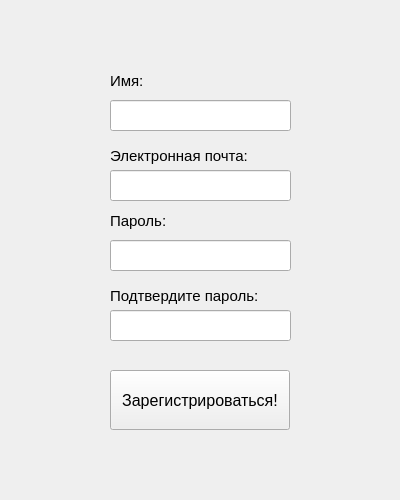
<?xml version="1.0" encoding="UTF-8"?>
<ui version="4.0">
 <class>registration_window</class>
 <widget class="QWidget" name="registration_window">
  <property name="geometry">
   <rect>
    <x>0</x>
    <y>0</y>
    <width>400</width>
    <height>500</height>
   </rect>
  </property>
  <property name="minimumSize">
   <size>
    <width>400</width>
    <height>500</height>
   </size>
  </property>
  <property name="maximumSize">
   <size>
    <width>400</width>
    <height>500</height>
   </size>
  </property>
  <property name="windowTitle">
   <string>Form</string>
  </property>
  <widget class="QLabel" name="name_label">
   <property name="geometry">
    <rect>
     <x>110</x>
     <y>70</y>
     <width>181</width>
     <height>21</height>
    </rect>
   </property>
   <property name="font">
    <font>
     <pointsize>11</pointsize>
    </font>
   </property>
   <property name="text">
    <string>Имя:</string>
   </property>
  </widget>
  <widget class="QLineEdit" name="name_input">
   <property name="geometry">
    <rect>
     <x>110</x>
     <y>100</y>
     <width>181</width>
     <height>31</height>
    </rect>
   </property>
  </widget>
  <widget class="QLabel" name="email_label">
   <property name="geometry">
    <rect>
     <x>110</x>
     <y>140</y>
     <width>181</width>
     <height>31</height>
    </rect>
   </property>
   <property name="font">
    <font>
     <pointsize>11</pointsize>
    </font>
   </property>
   <property name="text">
    <string>Электронная почта:</string>
   </property>
  </widget>
  <widget class="QLineEdit" name="email_input">
   <property name="geometry">
    <rect>
     <x>110</x>
     <y>170</y>
     <width>181</width>
     <height>31</height>
    </rect>
   </property>
  </widget>
  <widget class="QLabel" name="password_label">
   <property name="geometry">
    <rect>
     <x>110</x>
     <y>210</y>
     <width>181</width>
     <height>21</height>
    </rect>
   </property>
   <property name="font">
    <font>
     <pointsize>11</pointsize>
    </font>
   </property>
   <property name="text">
    <string>Пароль:</string>
   </property>
  </widget>
  <widget class="QLineEdit" name="password_input">
   <property name="geometry">
    <rect>
     <x>110</x>
     <y>240</y>
     <width>181</width>
     <height>31</height>
    </rect>
   </property>
  </widget>
  <widget class="QLabel" name="confirm_password_label">
   <property name="geometry">
    <rect>
     <x>110</x>
     <y>280</y>
     <width>181</width>
     <height>31</height>
    </rect>
   </property>
   <property name="font">
    <font>
     <pointsize>11</pointsize>
    </font>
   </property>
   <property name="text">
    <string>Подтвердите пароль:</string>
   </property>
  </widget>
  <widget class="QLineEdit" name="confirm_password_input">
   <property name="geometry">
    <rect>
     <x>110</x>
     <y>310</y>
     <width>181</width>
     <height>31</height>
    </rect>
   </property>
  </widget>
  <widget class="QPushButton" name="register_btn">
   <property name="geometry">
    <rect>
     <x>110</x>
     <y>370</y>
     <width>180</width>
     <height>60</height>
    </rect>
   </property>
   <property name="maximumSize">
    <size>
     <width>400</width>
     <height>500</height>
    </size>
   </property>
   <property name="font">
    <font>
     <pointsize>12</pointsize>
    </font>
   </property>
   <property name="text">
    <string>Зарегистрироваться!</string>
   </property>
  </widget>
  <widget class="QLabel" name="error_label">
   <property name="geometry">
    <rect>
     <x>6</x>
     <y>436</y>
     <width>391</width>
     <height>61</height>
    </rect>
   </property>
   <property name="font">
    <font>
     <pointsize>14</pointsize>
    </font>
   </property>
   <property name="text">
    <string/>
   </property>
  </widget>
 </widget>
 <resources/>
 <connections/>
</ui>
